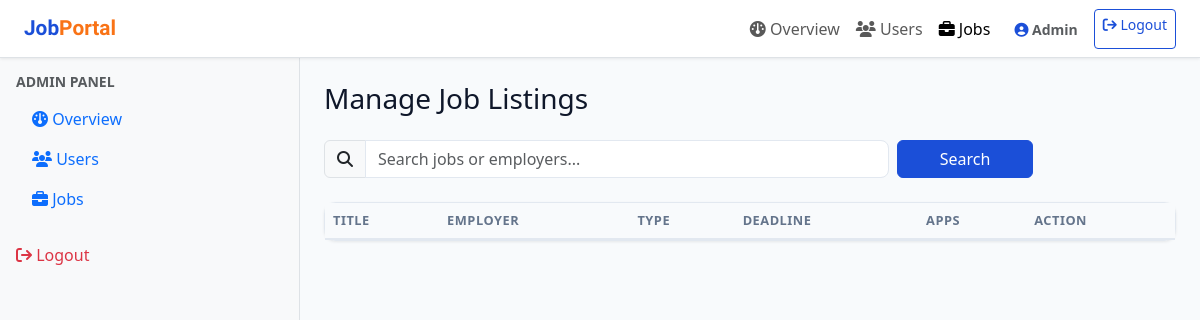
Before: /admin/jobs.php (signed in) with the older database file.
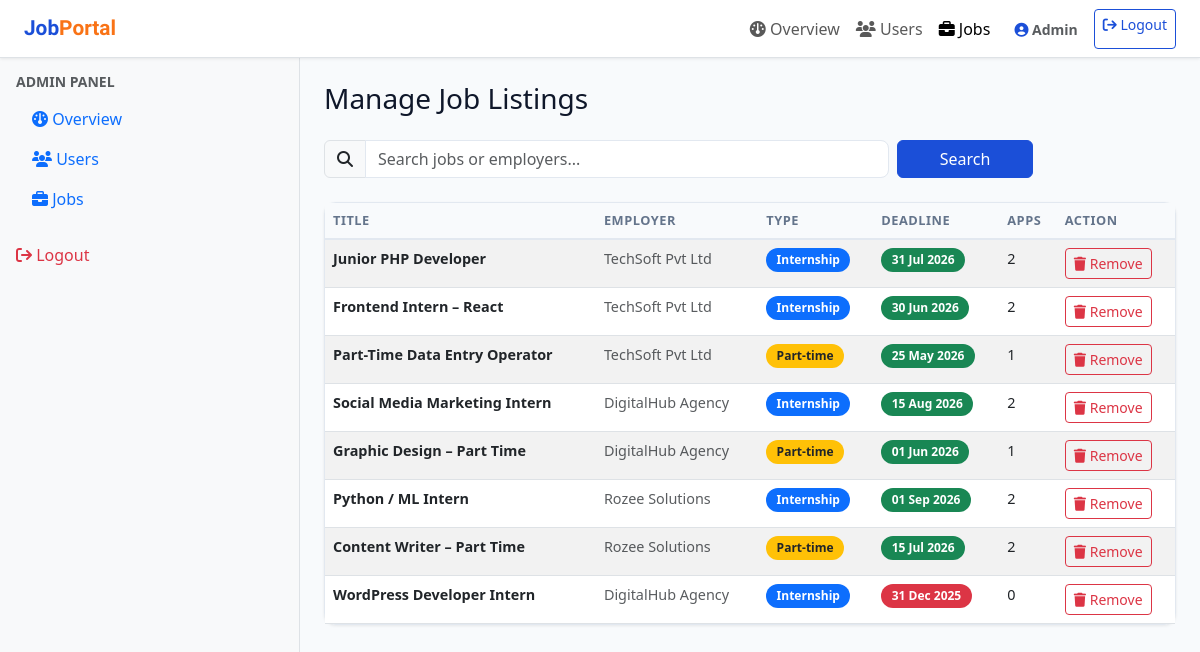
After: the same page with the newer database file.
### tables this page shows
CREATE TABLE jobs (
    id INT AUTO_INCREMENT PRIMARY KEY,
    employer_id INT NOT NULL,
    title VARCHAR(200) NOT NULL,
    description TEXT NOT NULL,
    type ENUM('part-time', 'internship') NOT NULL,
    location VARCHAR(100) NOT NULL,
    deadline DATE NOT NULL,
    is_deleted TINYINT(1) DEFAULT 0,
    created_at TIMESTAMP DEFAULT CURRENT_TIMESTAMP,
    FOREIGN KEY (employer_id) REFERENCES users(id) ON DELETE CASCADE
);

CREATE TABLE users (
    id INT AUTO_INCREMENT PRIMARY KEY,
    full_name VARCHAR(100) NOT NULL,
    email VARCHAR(150) UNIQUE NOT NULL,
    password VARCHAR(255) NOT NULL,
    role ENUM('student', 'employer', 'admin') NOT NULL,
    is_banned TINYINT(1) DEFAULT 0,
    created_at TIMESTAMP DEFAULT CURRENT_TIMESTAMP
);

### includes/auth.php (called while the page is built, shortened)
<?php
function currentUser() {
    return [
        'id'   => $_SESSION['user_id'] ?? null,
        'name' => $_SESSION['user_name'] ?? null,
        'role' => $_SESSION['role'] ?? null,
    ];
}
?>

### admin/jobs.php (the view, shortened to what this page needs)
<?php
require_once '../includes/db.php';
require_once '../includes/auth.php';
$nav_active = 'jobs';
$search = trim($_GET['search'] ?? '');
$where  = "j.is_deleted=0";
$jobs = $conn->query("
    SELECT j.*, u.full_name AS employer_name,
    (SELECT COUNT(*) FROM applications a WHERE a.job_id=j.id) AS app_count
    FROM jobs j JOIN users u ON j.employer_id=u.id
    WHERE $where ORDER BY j.created_at DESC
");
?>
<!DOCTYPE html>
<html lang="en">
<head>
    <link rel="stylesheet" href="https://cdn.jsdelivr.net/npm/bootstrap@5.3.0/dist/css/bootstrap.min.css">
    <link rel="stylesheet" href="https://cdnjs.cloudflare.com/ajax/libs/font-awesome/6.4.0/css/all.min.css">
    <link rel="stylesheet" href="../css/style.css">
</head>
<body>
    <?php include '../includes/navbar.php'; ?>
    <div class="container-fluid">
        <div class="row">
            <aside class="col-lg-3 bg-light p-3 border-end" style="min-height:100vh;">
                <div class="mb-4">
                    <h6 class="text-uppercase text-muted small fw-bold">Admin Panel</h6>
                    <nav class="nav flex-column">
                        <a href="dashboard.php" class="nav-link"><i class="fas fa-gauge"></i> Overview</a>
                        <a href="users.php" class="nav-link"><i class="fas fa-users"></i> Users</a>
                        <a href="jobs.php" class="nav-link active"><i class="fas fa-briefcase"></i> Jobs</a>
                    </nav>
                </div>
                <a href="../logout.php" class="nav-link text-danger"><i class="fas fa-arrow-right-from-bracket"></i>
                    Logout</a>
            </aside>
            <main class="col-lg-9 p-4">
                <h1 class="h3 mb-4">Manage Job Listings</h1>
                <form method="GET" class="row g-2 mb-4">
                    <div class="col-md-8">
                        <div class="input-group">
                            <span class="input-group-text"><i class="fas fa-magnifying-glass"></i></span>
                            <input type="text" name="search" class="form-control"
                                placeholder="Search jobs or employers..." value="<?= htmlspecialchars($search) ?>">
                        </div>
                    </div>
                    <div class="col-md-2">
                        <button type="submit" class="btn btn-primary w-100">Search</button>
                    </div>
                </form>
                <div class="card">
                    <table class="table table-striped mb-0">
                        <thead>
                            <tr>
                                <th>Title</th>
                                <th>Employer</th>
                                <th>Type</th>
                                <th>Deadline</th>
                                <th>Apps</th>
                                <th>Action</th>
                            </tr>
                        </thead>
                        <tbody>
                            <?php while ($j = $jobs->fetch_assoc()):
              $expired = strtotime($j['deadline']) < time();
            ?>
                            <tr>
                                <td class="fw-bold"><?= htmlspecialchars($j['title']) ?></td>
                                <td class="text-muted"><?= htmlspecialchars($j['employer_name']) ?></td>
                                <td>
                                    <span
                                        class="badge <?= $j['type']==='internship'?'bg-primary':'bg-warning text-dark' ?>">
                                        <?= ucfirst($j['type']) ?>
                                    </span>
                                </td>
                                <td>
                                    <span class="badge <?= $expired?'bg-danger':'bg-success' ?>">
                                        <?= date('d M Y', strtotime($j['deadline'])) ?>
                                    </span>
                                </td>
                                <td><?= $j['app_count'] ?></td>
                                <td>
                                    <a href="?delete=<?= $j['id'] ?>" class="btn btn-sm btn-outline-danger"
                                        onclick="return confirm('Remove this job listing?')">
                                        <i class="fas fa-trash"></i> Remove
                                    </a>
                                </td>
                            </tr>
                            <?php endwhile; ?>
                        </tbody>
                    </table>
                </div>
            </main>
        </div>
    </div>
</body>
</html>

### includes/navbar.php (shortened to what this page needs)
<?php
$user = currentUser();
?>
<nav class="navbar navbar-expand-lg navbar-light bg-white border-bottom sticky-top">
    <div class="container-fluid px-4">
        <a class="navbar-brand fw-bold" href="dashboard.php">
            <span style="color: var(--primary);">Job</span><span style="color: var(--accent);">Portal</span>
        </a>
        <div class="collapse navbar-collapse" id="navbarNav">
            <div class="navbar-nav ms-auto">
                <?php if ($user['role'] === 'student'): ?>
                <a href="dashboard.php" class="nav-link <?= ($nav_active??'')==='dashboard' ? 'active':'' ?>">
                    <i class="fas fa-house"></i> Dashboard
                </a>
                <a href="jobs.php" class="nav-link <?= ($nav_active??'')==='jobs' ? 'active':'' ?>">
                    <i class="fas fa-briefcase"></i> Browse Jobs
                </a>
                <a href="my_applications.php" class="nav-link <?= ($nav_active??'')==='applications' ? 'active':'' ?>">
                    <i class="fas fa-file-lines"></i> My Apps
                </a>
                <?php elseif ($user['role'] === 'admin'): ?>
                <a href="dashboard.php" class="nav-link <?= ($nav_active??'')==='dashboard' ? 'active':'' ?>">
                    <i class="fas fa-gauge"></i> Overview
                </a>
                <a href="users.php" class="nav-link <?= ($nav_active??'')==='users' ? 'active':'' ?>">
                    <i class="fas fa-users"></i> Users
                </a>
                <a href="jobs.php" class="nav-link <?= ($nav_active??'')==='jobs' ? 'active':'' ?>">
                    <i class="fas fa-briefcase"></i> Jobs
                </a>
                <?php endif; ?>
                <div class="nav-link ps-3">
                    <span class="text-muted small fw-bold">
                        <i class="fas fa-circle-user" style="color: var(--primary);"></i>
                        <?= htmlspecialchars($user['name']) ?>
                    </span>
                </div>
                <a href="../logout.php" class="btn btn-outline-primary btn-sm ms-2">
                    <i class="fas fa-arrow-right-from-bracket"></i> Logout
                </a>
            </div>
        </div>
    </div>
</nav>

### css/style.css (style rules this page uses)
:root { --primary: #1B4FD8; --primary-dark: #1340B0; --accent: #F97316; --success: #16A34A; --danger: #DC2626; --warning: #CA8A04; --info: #0EA5E9; }
body { background-color: #f8fafc; color: #0f172a; }
.btn-primary { background-color: var(--primary); border-color: var(--primary); }
.btn-outline-primary { color: var(--primary); border-color: var(--primary); }
.navbar { box-shadow: 0 1px 3px rgba(0,0,0,.08); }
.navbar-brand { font-family: 'Plus Jakarta Sans', sans-serif; font-weight: 800; font-size: 1.3rem; color: var(--primary) !important; }
.navbar-brand span { color: var(--accent); }
.card { border: 1px solid #e2e8f0; border-radius: 12px; box-shadow: 0 1px 3px rgba(0,0,0,.08); }
.form-control { border-color: #e2e8f0; border-radius: 8px; }
.badge { border-radius: 20px; font-weight: 600; font-size: 0.75rem; padding: 0.35rem 0.65rem; }
.table { font-size: 0.9rem; }
.table thead th { background: #f8fafc; font-weight: 700; font-size: 0.8rem; letter-spacing: 0.04em; text-transform: uppercase; color: #64748b; border-bottom: 2px solid #e2e8f0; }

Changed rows visible on the page:
added jobs: title "Junior PHP Developer", employer.full_name "TechSoft Pvt Ltd", type "Internship", deadline "31 Jul 2026", app_count "2"
added jobs: title "Frontend Intern – React", employer.full_name "TechSoft Pvt Ltd", type "Internship", deadline "30 Jun 2026", app_count "2"
added jobs: title "Part-Time Data Entry Operator", employer.full_name "TechSoft Pvt Ltd", type "Part-time", deadline "25 May 2026", app_count "1"
added jobs: title "Social Media Marketing Intern", employer.full_name "DigitalHub Agency", type "Internship", deadline "15 Aug 2026", app_count "2"
added jobs: title "Graphic Design – Part Time", employer.full_name "DigitalHub Agency", type "Part-time", deadline "01 Jun 2026", app_count "1"
added jobs: title "Python / ML Intern", employer.full_name "Rozee Solutions", type "Internship", deadline "01 Sep 2026", app_count "2"
added jobs: title "Content Writer – Part Time", employer.full_name "Rozee Solutions", type "Part-time", deadline "15 Jul 2026", app_count "2"
added jobs: title "WordPress Developer Intern", employer.full_name "DigitalHub Agency", type "Internship", deadline "31 Dec 2025", app_count "0"
